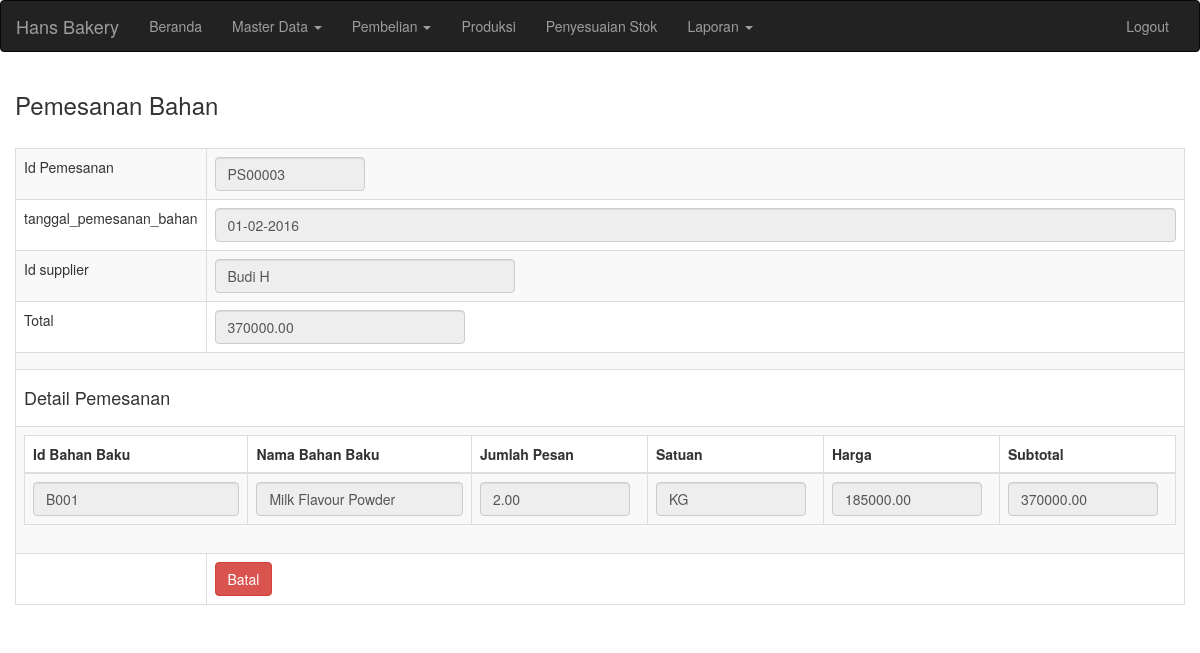
The page /pemesanan_bahan_detail.php?id_pemesanan_bahan=PS00003 (signed in) on the database its author committed.
### tables this page shows
CREATE TABLE `pemesanan_bahan` (
  `id_pemesanan_bahan` varchar(10) NOT NULL,
  `tanggal_pemesanan_bahan` date NOT NULL,
  `id_supplier` varchar(10) NOT NULL,
  `total` decimal(18,2) NOT NULL,
  `status_pemesanan_bahan` varchar(30) NOT NULL,
  PRIMARY KEY (`id_pemesanan_bahan`),
  KEY `fk_pemesanan_bahan` (`id_supplier`),
  CONSTRAINT `pemesanan_bahan_ibfk_1` FOREIGN KEY (`id_supplier`) REFERENCES `supplier` (`id_supplier`)
);

CREATE TABLE `supplier` (
  `id_supplier` varchar(10) NOT NULL,
  `nama_supplier` varchar(50) NOT NULL,
  `alamat_supplier` varchar(100) NOT NULL,
  `telp_supplier` varchar(30) NOT NULL,
  PRIMARY KEY (`id_supplier`)
);

CREATE TABLE `detail_pemesanan_bahan` (
  `id_pemesanan_bahan` varchar(10) NOT NULL,
  `id_bahan_baku` varchar(10) NOT NULL,
  `jumlah` decimal(10,2) NOT NULL,
  `harga` decimal(10,2) NOT NULL,
  `subtotal` decimal(18,2) NOT NULL,
  PRIMARY KEY (`id_pemesanan_bahan`,`id_bahan_baku`),
  KEY `id_bahan_baku` (`id_bahan_baku`),
  CONSTRAINT `detail_pemesanan_bahan_ibfk_1` FOREIGN KEY (`id_pemesanan_bahan`) REFERENCES `pemesanan_bahan` (`id_pemesanan_bahan`),
  CONSTRAINT `detail_pemesanan_bahan_ibfk_2` FOREIGN KEY (`id_bahan_baku`) REFERENCES `bahan_baku` (`id_bahan_baku`)
);

CREATE TABLE `bahan_baku` (
  `id_bahan_baku` varchar(10) NOT NULL,
  `nama_bahan_baku` varchar(50) NOT NULL,
  `stok` decimal(10,2) NOT NULL,
  `satuan_stok` varchar(10) NOT NULL,
  `satuan_beli` varchar(10) NOT NULL,
  `konversi` decimal(10,2) NOT NULL,
  `harga_beli` decimal(18,2) NOT NULL,
  `harga_average` decimal(18,2) NOT NULL,
  PRIMARY KEY (`id_bahan_baku`),
  KEY `fk_satuan_stok` (`satuan_stok`),
  KEY `fk_satuan_beli` (`satuan_beli`),
  CONSTRAINT `fk_satuan_beli` FOREIGN KEY (`satuan_beli`) REFERENCES `satuan` (`id_satuan`),
  CONSTRAINT `fk_satuan_stok` FOREIGN KEY (`satuan_stok`) REFERENCES `satuan` (`id_satuan`)
);

### connect.php (called while the page is built, shortened)
<?php
	function balikTanggal($tgl)
	{
		if($tgl != "")
		{
			$tgl2 = explode("-",$tgl);
			if(count($tgl2) >= 3)
			{
				return $tgl2[2]."-".$tgl2[1]."-".$tgl2[0];
			}
		}
		else
		{
			return $tgl;
		}
	}
?>

### pemesanan_bahan_detail.php (the view, shortened to what this page needs)
<?php
	require_once("connect.php");
		?><script>alert('Silahkan login dahulu');</script><?php
		?><script>document.location.href='index.php';</script><?php
	$id_pemesanan_bahan = "";
	$tanggal_pemesanan_bahan = date("Y-m-d");
	$nama_supplier = "";
	$total ="0";
	if(isset($_GET["id_pemesanan_bahan"]))
	{
		$id_pemesanan_bahan = $_GET["id_pemesanan_bahan"];
		$query = "select * from pemesanan_bahan inner join supplier on pemesanan_bahan.id_supplier=supplier.id_supplier where id_pemesanan_bahan='$id_pemesanan_bahan'";
		$result = mysql_query($query);
		if($row = mysql_fetch_array($result))
		{
			$tanggal_pemesanan_bahan = $row["tanggal_pemesanan_bahan"];
			$nama_supplier = $row["nama_supplier"];
			$total = $row["total"];
		}
		else{
			?><script>alert("Data tidak ditemukan");</script>
			<script>document.location.href='pemesanan_bahan.php'</script><?php
			die(0);
		}
	}
	else
	{
		?><script>alert("Data tidak ditemukan");</script>
		<script>document.location.href='pemesanan_bahan.php'</script><?php
		die(0);
	}
?>
<!doctype html>
<html lang="en">
<head>
	<?php include("head.php"); ?>
</head>
<body>
	<?php include("header.php"); ?>
	<div class="content container-fluid">
		<h3>Pemesanan Bahan</h3>
		<br/>
		<form action="" method="post">
		<div  >
			<table class="table table-bordered table-striped table-hover ">
					<tr>
						<td style="width:150px;">Id Pemesanan</td>
						<td><input required readonly style="width:150px"; class="form-control" name="id_pemesanan_bahan" id="id_pemesanan_bahan" placeholder="Id Roti" value="<?php echo $id_pemesanan_bahan; ?>" /></td>
					</tr>
					<tr>
						<td>tanggal_pemesanan_bahan</td>
						<td><input required readonly class=" form-control" name="tanggal_pemesanan_bahan" id="tanggal_pemesanan_bahan" placeholder="Nama Roti" value="<?php echo balikTanggal($tanggal_pemesanan_bahan); ?>" /></td>
					</tr>
					<tr>
						<td>Id supplier</td>
						<td><input type="text" readonly style="width:300px";   class="form-control" name="id_supplier" id="id_supplier" value="<?php echo $nama_supplier; ?>"></td>
					</tr>
					<tr>
						<td>Total</td>
						<td><input style="width:250px;" required readonly class="form-control" name="total" id="total" placeholder="total " value="<?php echo $total; ?>" /></td>
					</tr>
					<tr>
						<td colspan="2"></td>
					</tr>
					<tr>
						<td colspan="2"><h4>Detail Pemesanan</h4></td>
					</tr>
					<tr>
						<td colspan="2">
							<table class="table table-bordered table-hover table-striped">
								<thead>
									<tr>
										<th>Id Bahan Baku</th>
										<th>Nama Bahan Baku</th>
										<th>Jumlah Pesan</th>
										<th>Satuan</th>
										<th>Harga</th>
										<th>Subtotal</th>
									</tr>
								</thead>
								<tbody id="detail_pesan">
								<?php
									$query = "select * from detail_pemesanan_bahan inner join bahan_baku on detail_pemesanan_bahan.id_bahan_baku=bahan_baku.id_bahan_baku
												where id_pemesanan_bahan='$id_pemesanan_bahan'";
									$resultDetail = mysql_query($query);
									$i = 0;
									while($rowDetail = mysql_fetch_array($resultDetail))
									{
								?>
								<tr>
									<td><input class="form-control" type="text" readonly data-input-name="id_bahan_baku" name="id_bahan_baku[]" id="id_bahan_baku_<?php echo $i; ?>" value="<?php echo $rowDetail["id_bahan_baku"]; ?>" /></td>
									<td><input class="form-control" type="text" readonly data-input-name="nama_bahan_baku" name="nama_bahan_baku[]" id="nama_bahan_baku_<?php echo $i; ?>" value="<?php echo $rowDetail["nama_bahan_baku"]; ?>" /></td>
									<td><input class="form-control" text="text" readonly required style="width:150px;" type="number" data-input-name="jumlah" name="jumlah[]" id="jumlah_<?php echo $i; ?>" value="<?php echo $rowDetail["jumlah"]; ?>" /></td>
									<td><input class="form-control" readonly required style="width:150px;" type="text" data-input-name="id_satuan" name="id_satuan[]" id="id_satuan_<?php echo $i; ?>" value="<?php echo $rowDetail["satuan_beli"]; ?>" /></td>
									<td><input class="form-control" readonly style="width:150px;" type="text" data-input-name="harga" name="harga[]" id="harga_<?php echo $i; ?>" value="<?php echo $rowDetail["harga"]; ?>" /></td>
									<td><input class="form-control" readonly min="0" required style="width:150px;" type="number" data-input-name="subtotal" name="subtotal[]" id="subtotal_<?php echo $i; ?>" value="<?php echo $rowDetail["subtotal"]; ?>" /></td>
								</tr>
								<?php
										$i++;
									}
								?>
								</tbody>
							</table>
						</td>
					</tr>
					<tr>
						<td> </td>
						<td>
 							<a href="pemesanan_bahan.php" class="btn btn-danger">Batal</a>
						</td>
					</tr>
			</table>
		</div>
		</form>
	</div>
</body>
</html>

### rows shown on the page
pemesanan_bahan: tanggal_pemesanan_bahan "01-02-2016", id_supplier "Budi H", total "370000.00"
detail_pemesanan_bahan: id_bahan_baku.id_bahan_baku "B001", id_bahan_baku.nama_bahan_baku "Milk Flavour Powder", jumlah "2.00", id_bahan_baku.satuan_beli "KG", harga "185000.00", subtotal "370000.00"
